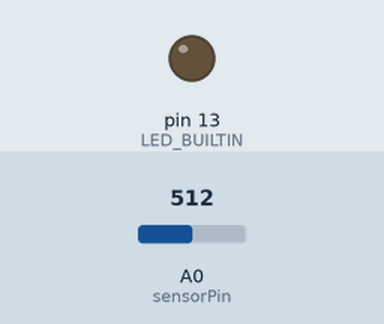
This sketch was run on a simulated Arduino Uno, built with avr-gcc and run on an emulated ATmega328P. Parts: output pins drawn as LEDs (lit = HIGH). The inputs (shaded band) are chosen by the test bench; at power-on: A0 (sensorPin) = 512.

Above: at 1.2 s.
1.3 s: A0 (sensorPin) set to 212
2.8 s: A0 (sensorPin) set to 184
At 4.0 s:
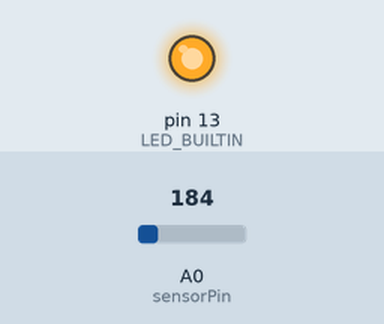
4.3 s: A0 (sensorPin) set to 210
At 5.3 s:
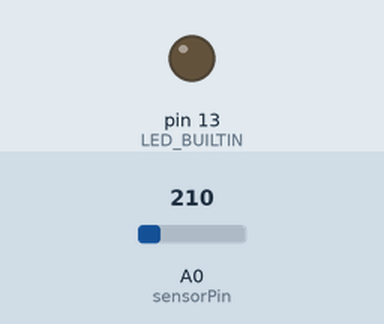
5.8 s: A0 (sensorPin) set to 190
At 6.5 s:
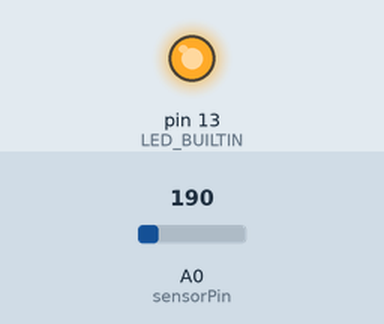
Timing chart, 0 to 8.3 s (numbered marks = the images above; inputs shaded):
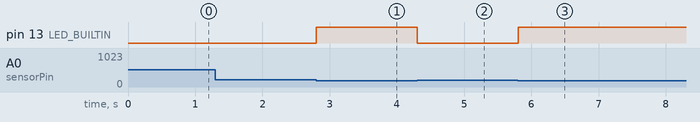

The sketch:

lightSensor.ino
```cpp
int sensorPin = A0;   // select the input pin to be measured
int sensorValue = 0;  // variable to store the value coming from the sensor

void setup() {
  pinMode(LED_BUILTIN, OUTPUT);

  Serial.begin(9600);
  while (!Serial) {
    ; // wait for serial port to connect. Needed for native USB port only
  }

}

void loop() {
  // read the value from the sensor:
  sensorValue = analogRead(sensorPin);
  //Serial.println(sensorValue);
  if (sensorValue < 200){
digitalWrite(LED_BUILTIN, HIGH);
  }
  else {
digitalWrite(LED_BUILTIN, LOW);
  }
  delay(100);
}
```

Measured:
- the behaviour switches between 200 and 199 on A0 (sensorPin) (found by bisection; images 0 and 1)
- after the input at 1.3 s, every drawn part: stays the same
- after the input at 2.8 s, pin 13 (LED_BUILTIN): LOW → HIGH at once
- after the input at 4.3 s, pin 13 (LED_BUILTIN): HIGH → LOW at once
- after the input at 5.8 s, pin 13 (LED_BUILTIN): LOW → HIGH at once
